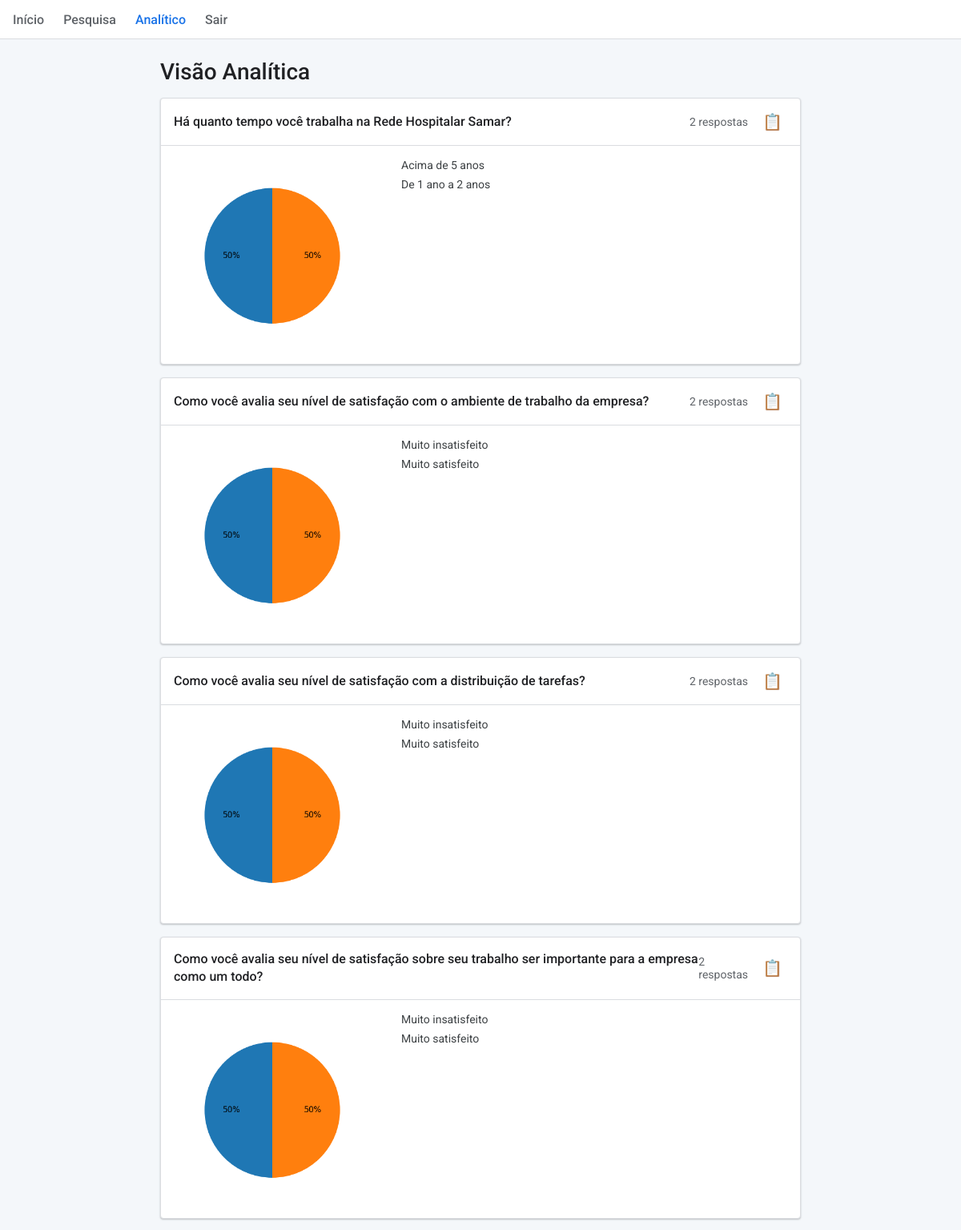
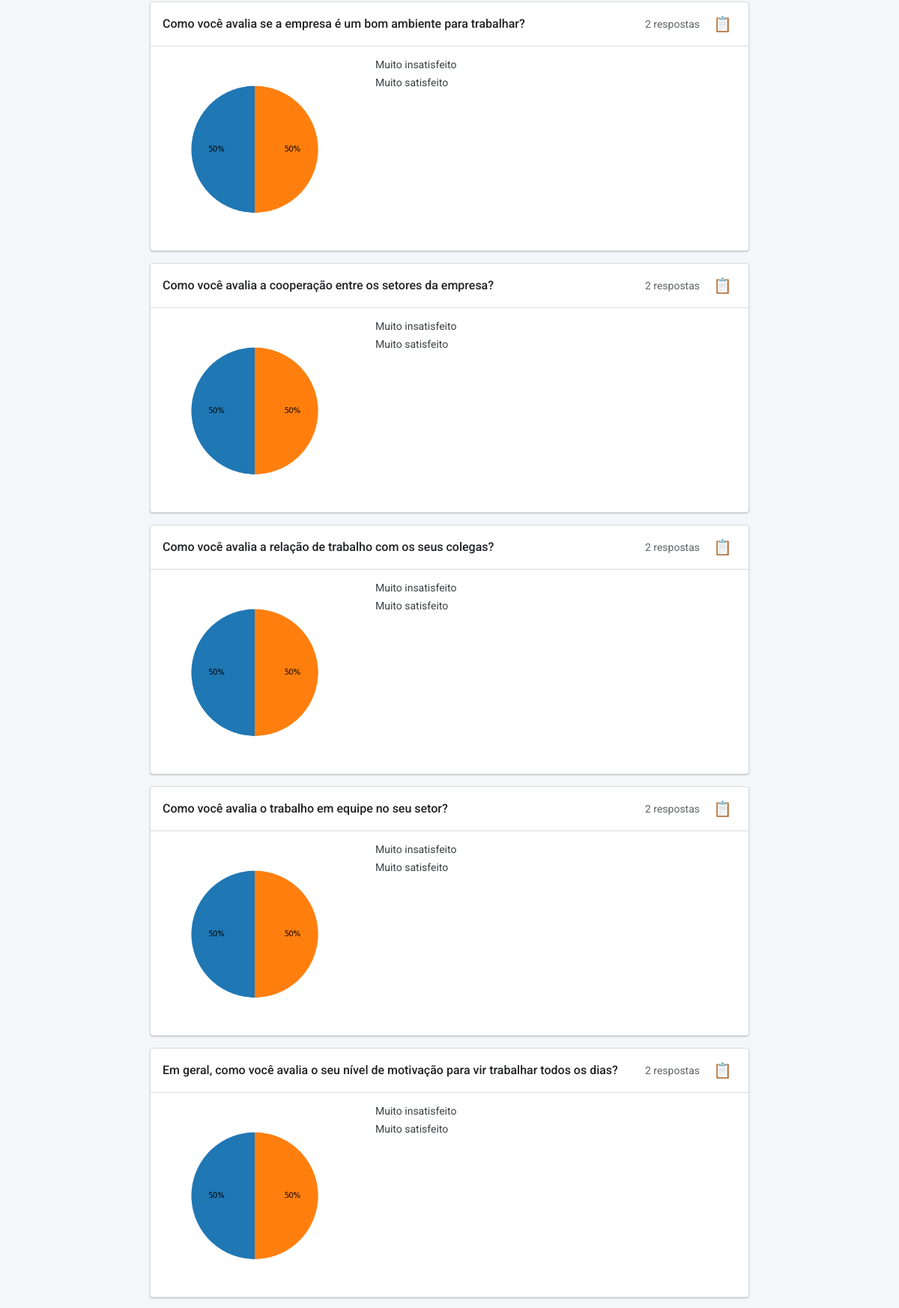
The page /analitico (signed in, upper part) on the database its author committed (2 pictures, top to bottom).
### tables this page shows
CREATE TABLE form_questions (
    id INTEGER PRIMARY KEY AUTOINCREMENT,
    order_index INTEGER NOT NULL,
    question_text TEXT NOT NULL,
    question_type TEXT NOT NULL
  );

### app.py (the view)
@app.route('/analitico')
def analitico():
    if not session.get('admin_logged_in'):
        return redirect(url_for('admin_login'))
    conn = get_db_connection()
    charts = []
    perguntas = conn.execute(
        'SELECT id, question_text FROM form_questions ORDER BY order_index'
    ).fetchall()
    for q in perguntas:
        rows = conn.execute(
            '''
            SELECT answer   AS option_label,
                   COUNT(*) AS cnt
              FROM response_answers
             WHERE question_id = ?
             GROUP BY answer
            ''',
            (q['id'],)
        ).fetchall()
        labels = [r['option_label'] for r in rows]
        values = [r['cnt'] for r in rows]
        total = sum(values)
        if total == 0:
            continue
        fig, ax = plt.subplots(figsize=(4, 4))
        wedges, texts, autotexts = ax.pie(
            values,
            labels=None,
            autopct=lambda pct: f"{pct:.0f}%",
            startangle=90,
            textprops={'fontsize': 12}
        )
        ax.axis('equal')
        legend_items = []
        for w, label in zip(wedges, labels):
            legend_items.append({
                'label': label,
                'color': w.get_facecolor()
            })
        buf = io.BytesIO()
        FigureCanvas(fig).print_png(buf)
        img_b64 = base64.b64encode(buf.getvalue()).decode('ascii')
        buf.close()
        plt.close(fig)
        charts.append({
            'question_text': q['question_text'],
            'count': total,
            'img_b64': img_b64,
            'legend': legend_items
        })
    conn.close()
    return render_template('login/analitico.html', charts=charts)

### app.py (called while the page is built)
def get_db_connection():
    conn = sqlite3.connect(DATABASE)
    conn.row_factory = sqlite3.Row
    return conn

### templates/login/analitico.html (shortened to what this page needs)
<!DOCTYPE html>
<html lang="pt-br">
<head>
  <link rel="stylesheet" href="{{ url_for('static', filename='analitico.css') }}">
</head>
<body>
  <nav class="navbar">
    <ul>
      <li><a href="{{ url_for('admin') }}">Início</a></li>
      <li><a href="{{ url_for('pesquisa') }}">Pesquisa</a></li>
      <li><a class="active" href="{{ url_for('analitico') }}">Analítico</a></li>
      <li><a href="{{ url_for('admin_login') }}">Sair</a></li>
    </ul>
  </nav>
  <main class="container">
    <h1 class="page-title">Visão Analítica</h1>
    {% if charts %}
      {% for c in charts %}
        <div class="question-card">
          <div class="card-header">
            <div class="question-text">{{ c.question_text }}</div>
            <div class="meta">
              <span class="response-count">{{ c.count }} respostas</span>
              <button class="copy-btn" onclick="copyQuestion({{ loop.index0 }})" title="Copiar pergunta">📋</button>
            </div>
          </div>
          <div class="card-body">
            <img class="chart-img"
                 alt="Gráfico pergunta {{ loop.index }}">
            <ul class="legend">
              {% for item in c.legend %}
                <li>
                  <span class="dot" style="background: {{ item.color }};"></span>
                  {{ item.label }}
                </li>
              {% endfor %}
            </ul>
          </div>
        </div>
      {% endfor %}
    {% else %}
      <p class="no-data">Nenhum gráfico disponível.</p>
    {% endif %}
  </main>
</body>
</html>

### static/analitico.css (style rules this page uses)
body { margin: 0; background: #f4f7fa; font-family: 'Roboto', sans-serif; color: #202124; }
.navbar { background: #ffffff; border-bottom: 1px solid #dadce0; }
.navbar ul { margin: 0; padding: 0 16px; list-style: none; display: flex; gap: 24px; height: 48px; align-items: center; }
.navbar a { text-decoration: none; color: #5f6368; font-weight: 500; }
.navbar a.active, .navbar a:hover { color: #1a73e8; }
.container { max-width: 800px; margin: 24px auto; padding: 0 16px; }
.page-title { margin-bottom: 16px; font-size: 1.75rem; font-weight: 500; }
.question-card { background: #ffffff; border: 1px solid #dadce0; border-radius: 4px; margin-top: 16px; overflow: hidden; box-shadow: 0 1px 2px rgba(60,64,67,.3); }
.card-header { display: flex; justify-content: space-between; align-items: center; padding: 16px; border-bottom: 1px solid #dadce0; }
.question-text { font-size: 1rem; font-weight: 500; line-height: 1.4; }
.meta { display: flex; align-items: center; gap: 12px; }
.response-count { font-size: .875rem; color: #5f6368; }
.copy-btn { background: none; border: none; cursor: pointer; font-size: 1.25rem; color: #5f6368; }
.card-body { display: flex; align-items: flex-start; padding: 16px; gap: 24px; }
.chart-img { max-width: 240px; height: auto; }
.legend { list-style: none; margin: 0; padding: 0; display: flex; flex-direction: column; gap: 8px; }
.legend li { display: flex; align-items: center; font-size: .875rem; color: #3c4043; }
.legend .dot { width: 12px; height: 12px; border-radius: 50%; margin-right: 8px; }

### rows shown on the page
form_questions: question_text "Há quanto tempo você trabalha na Rede Hospitalar Samar?", count "2", label "Acima de 5 anos" "De 1 ano a 2 anos"
form_questions: question_text "Como você avalia seu nível de satisfação com o ambiente de trabalho da empresa?", count "2", label "Muito insatisfeito" "Muito satisfeito"
form_questions: question_text "Como você avalia seu nível de satisfação com a distribuição de tarefas?", count "2", label "Muito insatisfeito" "Muito satisfeito"
form_questions: question_text "Como você avalia seu nível de satisfação sobre seu trabalho ser importante para a empresa como um todo?", count "2", label "Muito insatisfeito" "Muito satisfeito"
form_questions: question_text "Como você avalia se a empresa é um bom ambiente para trabalhar?", count "2", label "Muito insatisfeito" "Muito satisfeito"
form_questions: question_text "Como você avalia a cooperação entre os setores da empresa?", count "2", label "Muito insatisfeito" "Muito satisfeito"
form_questions: question_text "Como você avalia a relação de trabalho com os seus colegas?", count "2", label "Muito insatisfeito" "Muito satisfeito"
form_questions: question_text "Como você avalia o trabalho em equipe no seu setor?", count "2", label "Muito insatisfeito" "Muito satisfeito"
form_questions: question_text "Em geral, como você avalia o seu nível de motivação para vir trabalhar todos os dias?", count "2", label "Muito insatisfeito" "Muito satisfeito"
